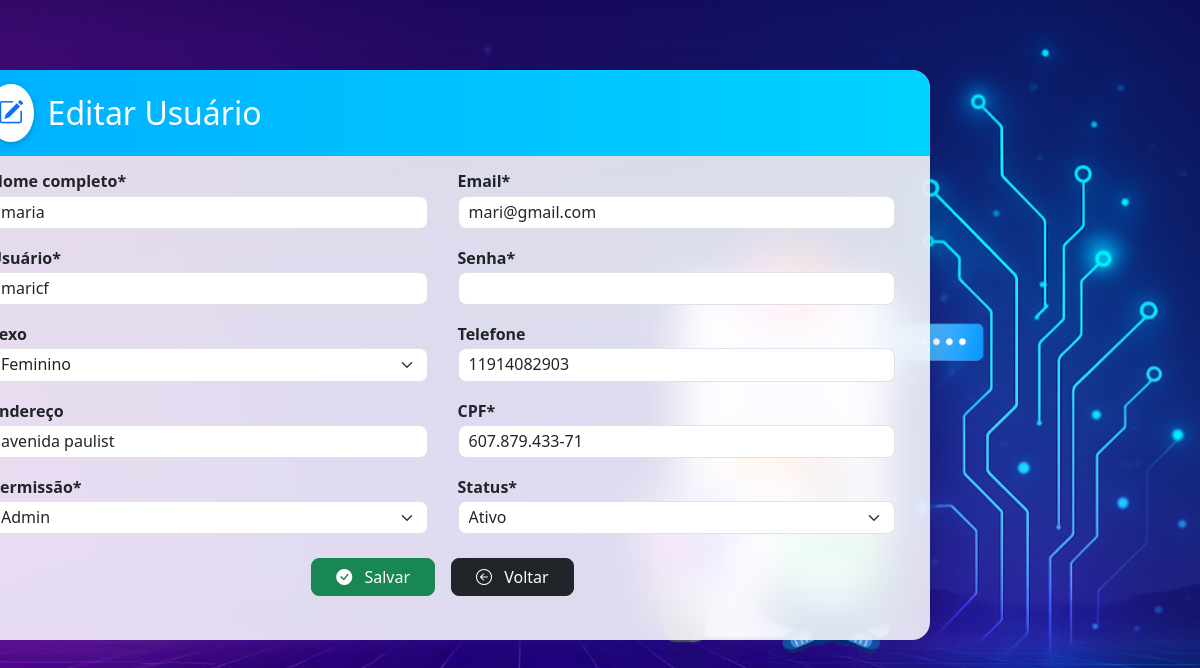
The page /editar/11 on the database as committed earlier.
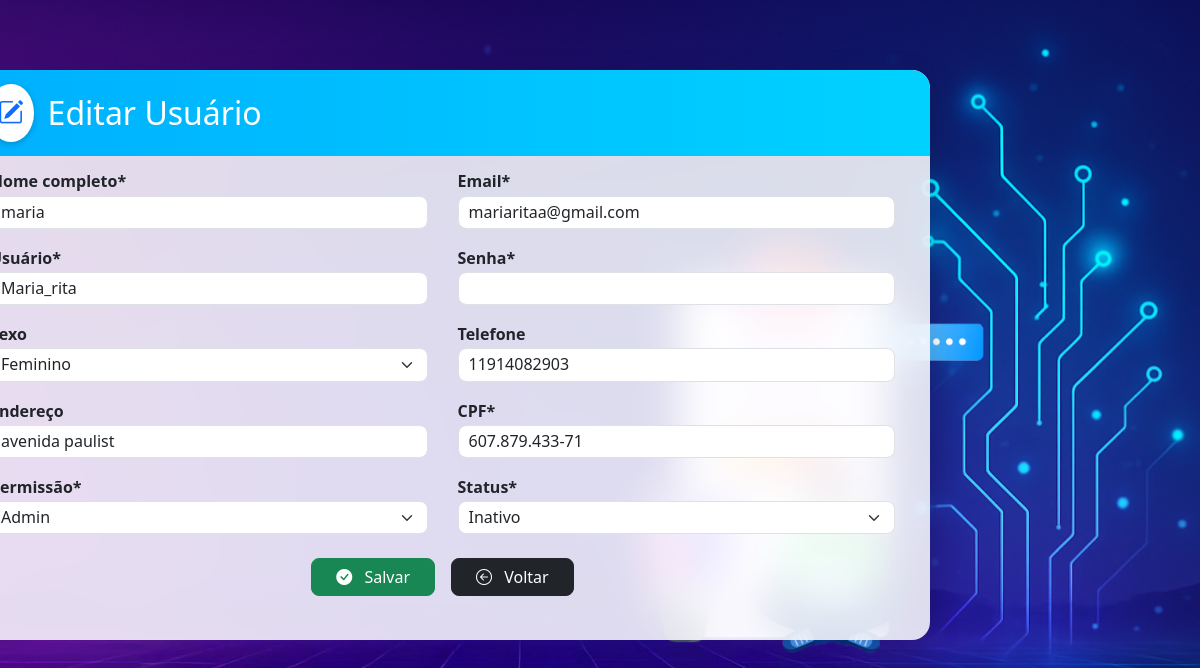
The same page on the database as committed later.
### tables this page shows
CREATE TABLE usuarios (
    id INTEGER PRIMARY KEY AUTOINCREMENT,
    nome TEXT NOT NULL,
    email TEXT NOT NULL,
    usuario TEXT NOT NULL,
    senha TEXT NOT NULL,
    sexo TEXT,
    telefone TEXT,
    endereco TEXT,
    cpf TEXT NOT NULL,
    permissao TEXT NOT NULL,
    status TEXT NOT NULL
);

### app.py (the view)
@app.route("/editar/<int:id>", methods=["GET", "POST"])
def editar(id):
    if request.method == "POST":
        atualizar_usuario(id, request.form)
        return redirect(url_for("index"))
    usuario = obter_usuario(id)
    if not usuario:
        return redirect(url_for("index"))
    return render_template("edit.html", usuario=usuario)

### app.py (called while the page is built)
def get_conn():
    return sqlite3.connect(DB_PATH)

def obter_usuario(uid: int):
    with get_conn() as conn:
        cur = conn.cursor()
        cur.execute("""
            SELECT id, nome, email, usuario, senha, sexo, telefone,
                   endereco, cpf, permissao, status
            FROM usuarios
            WHERE id=?
        """, (uid,))
        return cur.fetchone()

### templates/edit.html (shortened to what this page needs)
{% extends 'base.html' %}
{% block content %}
<div class="card-edit">
  <div class="custom-header">
    <i class="bi bi-pencil-square header-icon"></i>
    <h2 class="mb-0">Editar Usuário</h2>
  </div>
  <div class="edit-scroll">
    <form method="POST" action="{{ url_for('editar', id=usuario[0]) }}">
      <div class="form-grid">
        <div class="campo">
          <label class="form-label">Nome completo*</label>
          <input type="text" name="nome" class="form-control"
                 value="{{ (usuario[1] if usuario else '') | default('') }}" required>
        </div>
        <div class="campo">
          <label class="form-label">Email*</label>
          <input type="email" name="email" class="form-control"
                 value="{{ (usuario[2] if usuario else '') | default('') }}" required>
        </div>
        <div class="campo">
          <label class="form-label">Usuário*</label>
          <input type="text" name="usuario" class="form-control"
                 value="{{ (usuario[3] if usuario else '') | default('') }}" required>
        </div>
        <div class="campo">
          <label for="senha" class="form-label">Senha*</label>
          <div class="input-with-eye">
            <input
              type="password"
              name="senha"
              class="form-control"
              id="senha"
              required
              minlength="6"
              maxlength="8"
              pattern="^(?=.*[a-z])(?=.*[A-Z])(?=.*\d)(?=.*[^A-Za-z0-9]).{6,8}$"
              title="A senha deve ter de 6 a 8 caracteres e conter: 1 maiúscula, 1 minúscula, 1 número e 1 símbolo."
              autocomplete="new-password"
            />
          </div>
        </div>
        <div class="campo">
          <label class="form-label">Sexo</label>
          {% set sexo_val = (usuario[5] if usuario else '') %}
          <select name="sexo" class="form-select">
            <option value="Feminino"  {{ 'selected' if sexo_val=='Feminino'  else '' }}>Feminino</option>
          </select>
        </div>
        <div class="campo">
          <label class="form-label">Telefone</label>
          <input type="tel" name="telefone" class="form-control"
                 value="{{ (usuario[6] if usuario else '') | default('') }}">
        </div>
        <div class="campo">
          <label class="form-label">Endereço</label>
          <input type="text" name="endereco" class="form-control"
                 value="{{ (usuario[7] if usuario else '') | default('') }}">
        </div>
        <div class="campo">
          <label class="form-label">CPF*</label>
          <input type="text" name="cpf" class="form-control"
                 value="{{ (usuario[8] if usuario else '') | default('') }}" required>
        </div>
        <div class="campo">
          <label class="form-label">Permissão*</label>
          {% set perm_val = (usuario[9] if usuario else '') %}
          <select name="permissao" class="form-select" required>
            <option value="Admin"   {{ 'selected' if perm_val=='Admin'   else '' }}>Admin</option>
          </select>
        </div>
        <div class="campo">
          <label class="form-label">Status*</label>
          {% set status_val = (usuario[10] if usuario else '') %}
          <select name="status" class="form-select" required>
            <option value="Ativo"   {{ 'selected' if status_val=='Ativo'   else '' }}>Ativo</option>
            <option value="Inativo" {{ 'selected' if status_val=='Inativo' else '' }}>Inativo</option>
          </select>
        </div>
      </div>
      <div class="text-center mt-4 d-flex justify-content-center gap-3">
        <button type="submit" class="btn btn-success btn-custom px-4">
          <i class="bi bi-check-circle-fill me-2"></i> Salvar
        </button>
        <a href="{{ url_for('index') }}" class="btn btn-dark btn-custom px-4">
          <i class="bi bi-arrow-left-circle me-2"></i> Voltar
        </a>
      </div>
    </form>
  </div>
</div>
{% endblock %}

Rows that differ between the two databases and show on the page:
changed usuarios "maria": email "mari@gmail.com" → "mariaritaa@gmail.com"; usuario "maricf" → "Maria_rita"
Other text that changed with them:
form field status: "Ativo" → "Inativo"
